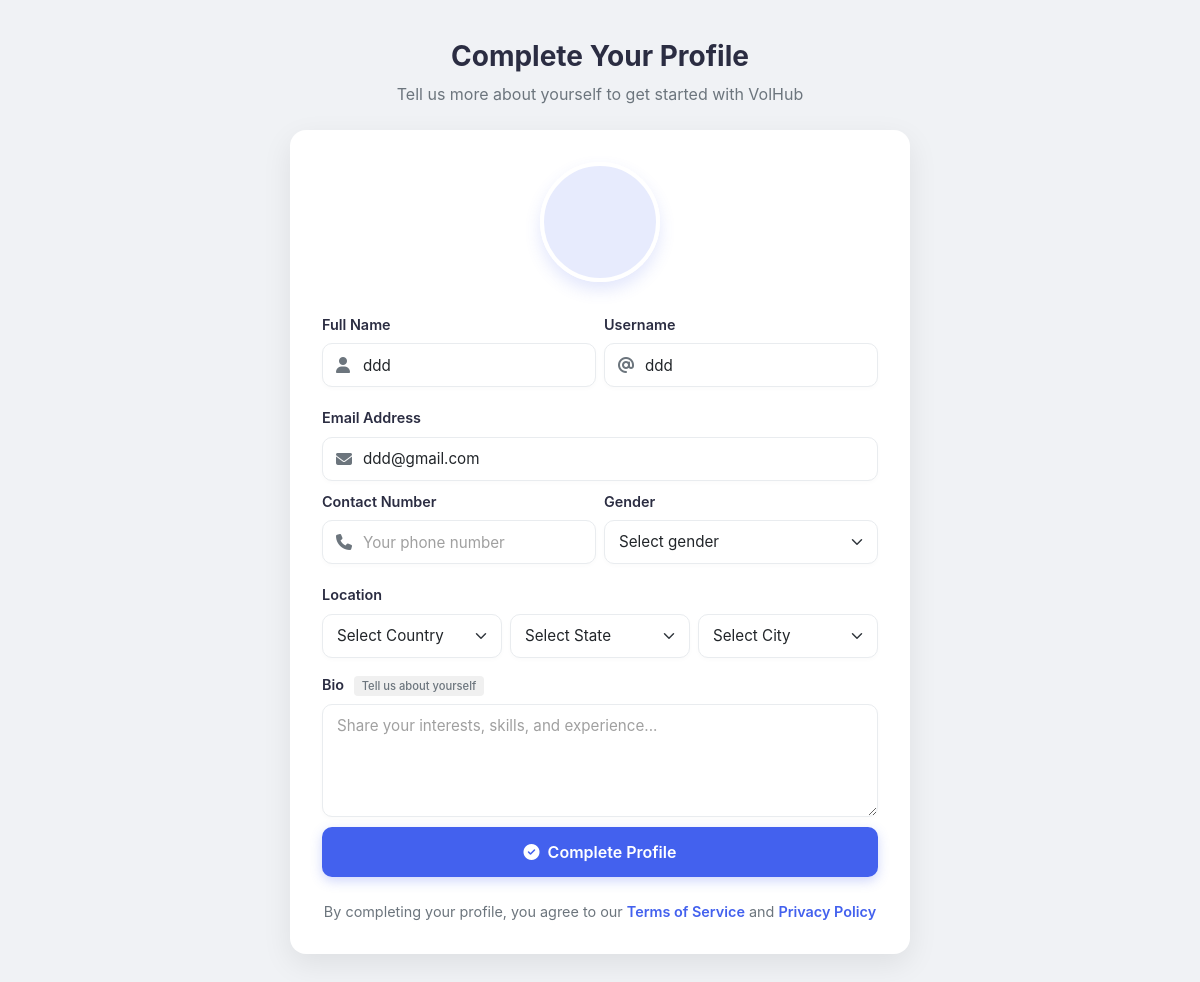
Page /User/create-profile/ (signed in) on the committed database.
### Guest/models.py (models this page shows, shortened)
class tbl_user(models.Model):
    user_email = models.EmailField(max_length=50, unique=True)
    user_name = models.CharField(max_length=50, null=True, blank=True)
    user_username = models.CharField(max_length=50, null=True, blank=True)
    user_contact = models.CharField(max_length=10, null=True, blank=True)
    user_address = models.CharField(max_length=100, null=True, blank=True)
    user_password = models.CharField(max_length=128, null=True, blank=True)  # Store hashed password
    user_city = models.ForeignKey(tbl_city, on_delete=models.CASCADE, null=True)
    user_photo = models.FileField(upload_to="Assets/Files/User", null=True, blank=True)
    user_gender = models.CharField(max_length=100, null=True, blank=True)
    user_bio = models.TextField(null=True, blank=True)
    user_links = models.TextField(null=True, blank=True)  # Store as JSON (GitHub, LinkedIn, etc.)
    user_degree_type = models.CharField(max_length=50, null=True, blank=True)
    user_institution = models.CharField(max_length=100, null=True, blank=True)
    user_field_of_study = models.CharField(max_length=100, null=True, blank=True)
    user_graduation_month = models.IntegerField(null=True, blank=True)  # Store as month number (1-12)
    user_graduation_year = models.IntegerField(null=True, blank=True)  # Store as year (YYYY)
    user_emergency_name = models.CharField(max_length=100, null=True, blank=True)
    user_emergency_phone = models.CharField(max_length=15, null=True, blank=True)
    user_organization_name = models.CharField(max_length=100, null=True, blank=True)
    user_job_title = models.CharField(max_length=100, null=True, blank=True)
    user_industry = models.CharField(max_length=100, null=True, blank=True)
    user_location = models.CharField(max_length=100, null=True, blank=True)
    user_official_address = models.CharField(max_length=200, null=True, blank=True)
    user_official_contact_number = models.CharField(max_length=15, null=True, blank=True)
    is_basic_profile_complete = models.BooleanField(default=False)
    is_volunteer_profile_complete = models.BooleanField(default=False)
    is_organizer_profile_complete = models.BooleanField(default=False)
    user_past_volunteering = models.TextField(null=True, blank=True)
    user_type = models.CharField(max_length=10, choices=USER_TYPES, default='volunteer')
    user_visibility = models.BooleanField(default=False)  # If true, profile is public and visible to anyone

### User/views.py (the view, shortened to what this page needs)
# urls.py: path('create-profile/', views.create_profile, name='create_profile'),
def create_profile(request):
    country = tbl_country.objects.all()
    state = tbl_state.objects.all()
    thisUser = tbl_user.objects.get(id=request.session['u_id'])
    return render(request, 'User/create_profile.html', {
        'country': country, 'state': state, 'thisUser': thisUser
    })

### User/templates/User/create_profile.html (shortened to what this page needs)
<!DOCTYPE html>
<html lang="en">
<head>
    <link href="https://cdn.jsdelivr.net/npm/bootstrap@5.3.0/dist/css/bootstrap.min.css" rel="stylesheet">
    <link rel="stylesheet" href="https://cdnjs.cloudflare.com/ajax/libs/font-awesome/6.4.0/css/all.min.css">
</head>
<body>
    <div class="profile-container">
        <div class="profile-header">
            <h1 class="profile-title">Complete Your Profile</h1>
            <p class="profile-subtitle">Tell us more about yourself to get started with VolHub</p>
        </div>
        <form method="POST" enctype="multipart/form-data" id="profile-form">
            <div class="profile-card">
                <div class="profile-photo-wrapper">
                    <label for="txt_photo" class="profile-photo" id="photo-preview">
                    </label>
                </div>
                <div class="form-row">
                    <div class="form-col">
                        <div class="form-group">
                            <label class="form-label" for="txt_name">Full Name</label>
                            <div class="input-with-icon">
                                <i class="fas fa-user input-icon"></i>
                                <input type="text" id="txt_name" name="txt_name" class="form-control" value="{{ thisUser.user_name }}" placeholder="Your full name" required>
                            </div>
                        </div>
                    </div>
                    <div class="form-col">
                        <div class="form-group">
                            <label class="form-label" for="txt_username">Username</label>
                            <div class="input-with-icon">
                                <i class="fas fa-at input-icon"></i>
                                <input type="text" id="txt_username" name="txt_username" class="form-control" value="{{ thisUser.user_username }}" placeholder="Choose a username" required>
                            </div>
                        </div>
                    </div>
                </div>
                <div class="form-group">
                    <label class="form-label" for="txt_email">Email Address</label>
                    <div class="input-with-icon">
                        <i class="fas fa-envelope input-icon"></i>
                        <input type="email" id="txt_email" name="txt_email" class="form-control" value="{{ thisUser.user_email }}" placeholder="Your email address" required>
                    </div>
                </div>
                <div class="form-row">
                    <div class="form-col">
                        <div class="form-group">
                            <label class="form-label" for="txt_contact">Contact Number</label>
                            <div class="input-with-icon">
                                <i class="fas fa-phone input-icon"></i>
                                <input type="text" id="txt_contact" name="txt_contact" class="form-control" maxlength="10" placeholder="Your phone number" required>
                            </div>
                        </div>
                    </div>
                    <div class="form-col">
                        <div class="form-group">
                            <label class="form-label" for="txt_gender">Gender</label>
                            <select id="txt_gender" name="txt_gender" class="form-select" required>
                                <option value="" disabled selected>Select gender</option>
                            </select>
                        </div>
                    </div>
                </div>
                <div class="form-group">
                    <label class="form-label">Location</label>
                    <div class="location-group">
                        <div>
                            <select name="sel_country" id="sel_country" class="form-select" required>
                                <option value="">Select Country</option>
                            </select>
                        </div>
                        <div>
                            <select name="sel_state" id="sel_state" class="form-select" required>
                                <option value="">Select State</option>
                            </select>
                        </div>
                        <div>
                            <select name="sel_city" id="sel_city" class="form-select" required>
                                <option value="">Select City</option>
                            </select>
                        </div>
                    </div>
                </div>
                <div class="form-group">
                    <label class="form-label" for="txt_bio">Bio <span class="optional-badge">Tell us about yourself</span></label>
                    <textarea id="txt_bio" name="txt_bio" class="form-control" rows="4" placeholder="Share your interests, skills, and experience..." required></textarea>
                </div>
                <button type="submit" class="btn btn-primary w-100">
                    <i class="fas fa-check-circle me-2"></i>Complete Profile
                </button>
                <div class="form-footer">
                    By completing your profile, you agree to our <a href="#">Terms of Service</a> and <a href="#">Privacy Policy</a>
                </div>
            </div>
        </form>
    </div>
</body>
</html>

### User/templates/User/create_profile.html (style rules this page uses)
:root { --primary: #4361ee; --primary-light: #4361ee20; --secondary: #3f37c9; --surface: #ffffff; --background: #f0f2f5; --text: #2b2d42; --text-secondary: #6c757d; --border: #e9ecef; --success: #4cc9a0; --error: #ef476f; }
body { background-color: var(--background); min-height: 100vh; display: flex; align-items: center; justify-content: center; font-family: 'Inter', -apple-system, BlinkMacSystemFont, 'Segoe UI', Roboto, Oxygen, Ubuntu, Cantarell, sans-serif; color: var(--text); padding: 40px 0; margin: 0; }
.profile-container { width: 100%; max-width: 620px; margin: auto; }
.profile-header { text-align: center; margin-bottom: 24px; }
.profile-title { font-size: 1.75rem; font-weight: 700; color: var(--text); margin-bottom: 8px; }
.profile-subtitle { font-size: 1rem; color: var(--text-secondary); margin-bottom: 0; }
.profile-card { background: var(--surface); border-radius: 16px; box-shadow: 0 10px 30px rgba(0, 0, 0, 0.08); width: 100%; padding: 32px; margin: auto; }
.profile-photo-wrapper { display: flex; justify-content: center; margin-bottom: 32px; }
.profile-photo { width: 120px; height: 120px; border-radius: 50%; background-color: var(--primary-light); display: flex; justify-content: center; align-items: center; overflow: hidden; position: relative; border: 4px solid var(--surface); box-shadow: 0 8px 16px rgba(67, 97, 238, 0.15); transition: all 0.3s ease; cursor: pointer; }
.form-group { margin-bottom: 10px; }
.form-label { font-size: 0.9rem; font-weight: 600; color: var(--text); margin-bottom: 8px; display: block; }
.form-control, .form-select { border-radius: 10px; border: 1px solid var(--border); padding: 10px 14px; height: 44px; font-size: 0.95rem; box-shadow: 0 2px 5px rgba(0, 0, 0, 0.02); transition: all 0.3s ease; margin-bottom: 6px; }
.form-control::placeholder { color: #a0a0a0; }
textarea.form-control { height: auto; min-height: 100px; resize: vertical; }
.location-group { display: grid; grid-template-columns: 1fr 1fr 1fr; gap: 8px; margin-bottom: 6px; }
.btn-primary { background-color: var(--primary); border: none; border-radius: 10px; height: 50px; font-weight: 600; font-size: 1rem; padding: 0 24px; transition: all 0.3s ease; box-shadow: 0 4px 12px rgba(67, 97, 238, 0.25); }
.input-with-icon { position: relative; }
.input-with-icon .form-control { padding-left: 40px; }
.input-icon { position: absolute; left: 14px; top: 50%; transform: translateY(-50%); color: var(--text-secondary); }
.optional-badge { font-size: 0.7rem; color: var(--text-secondary); background-color: #f0f0f0; padding: 0.2rem 0.5rem; border-radius: 4px; margin-left: 6px; font-weight: 500; }
.form-footer { text-align: center; margin-top: 24px; font-size: 0.9rem; color: var(--text-secondary); }
.form-footer a { color: var(--primary); text-decoration: none; font-weight: 600; }
.form-row { display: flex; flex-wrap: wrap; gap: 8px; margin-bottom: 10px; }
.form-col { flex: 1; min-width: 0; }

### rows in the picture
tbl_user: txt_name "ddd", txt_username "ddd", txt_email "ddd@gmail.com"
